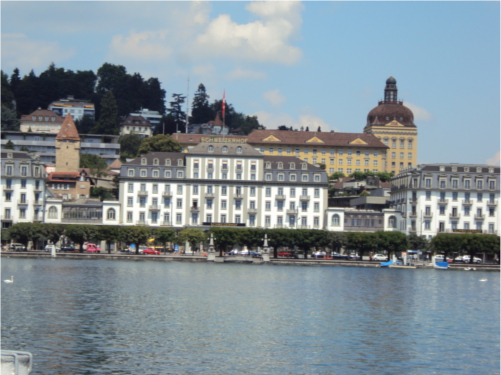
#> input picture Lab3/res/1.JPG, 501 x 375 px; its folder holds 3 pictures in this run
$ python main2.py
#> lines starting #> are read from the running program, lines starting #| are printed output that depends on the picture; after the words box and inside, x2 and y2 are one past the last pixel; in counts of white or black regions, pixels touching at a corner belong together
import numpy as np
import cv2 as cv
import glob
import matplotlib.pyplot as plt

image_files = glob.glob("./res/*")
image_files.sort()

if not image_files:
    print("Nema slika u folderu!")
    exit()


images = []
for img_path in image_files:
    img = cv.imread(img_path)
#> img is the input picture: shape (375, 501, 3); mean B, G, R 149.6, 143, 130.7
    cv.cvtColor(img, cv.COLOR_BGR2YUV)
    if img is None:
        print(f"Slika '{img_path}' nije uspešno učitana.")
    else:
        images.append(img)

if not images:
    print("Nema validnih slika za obradu.")
    exit()

plt.figure(figsize=(20, 10))
for i, img in enumerate(images):
    plt.subplot(1, len(images), i + 1)
    plt.imshow(img)
    plt.title(f"Slika {i + 1}")
    plt.axis('off')
#> this loop made 3 passes
plt.show()
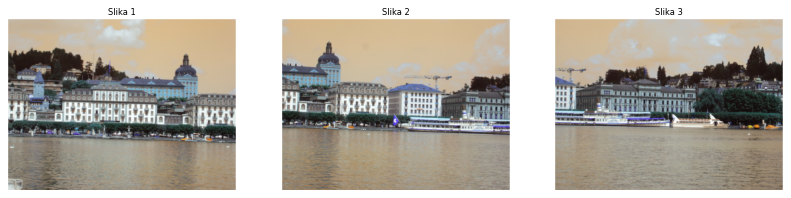
#> figure drawn by matplotlib, 3 panels; B, G, R data is drawn as R, G, B

def napraviPanoramu():
    img = NapraviPanoramuOdDveSlike(images[1], images[2])
    img = NapraviPanoramuOdDveSlike(images[0], img)
    return img

def NapraviPanoramuOdDveSlike(imgL, imgR):
    detector = cv.SIFT_create()

    kp1, des1 = detector.detectAndCompute(imgR, None)
    kp2, des2 = detector.detectAndCompute(imgL, None)

    FLANN_INDEX_KDTREE = 1
    index_params = dict(algorithm=FLANN_INDEX_KDTREE, trees=1)
    search_params = dict(checks=50)

    flann = cv.FlannBasedMatcher(index_params, search_params)
    matches = flann.knnMatch(des1, des2, k=2)

    good = []
    for m, n in matches:
        if m.distance < 0.7 * n.distance:
            good.append(m)

    if len(good) > 30:

        src_pts = np.float32([kp1[m.queryIdx].pt for m in good]).reshape(-1, 1, 2)
        dst_pts = np.float32([kp2[m.trainIdx].pt for m in good]).reshape(-1, 1, 2)

        M, mask = cv.findHomography(src_pts, dst_pts, cv.RANSAC, 5.0)
    else:
        print("Not enough matches are found - {}/{}".format(len(good), 30))
        return None

    prikaziSpojeneTacke(imgL, imgR, kp1, kp2, matches, good)


    width = imgL.shape[1] + imgR.shape[1]
    height = imgL.shape[0] + int(imgR.shape[0] / 2)
    outimg = cv.warpPerspective(imgR, M, (width, height))
    outimg[0:imgL.shape[0], 0:imgL.shape[1]] = imgL

    return outimg

def prikaziSpojeneTacke(imgL, imgR, kp1, kp2, matches, good_matches):
    match_img = cv.drawMatches(imgR, kp1, imgL, kp2, good_matches, None, flags=cv.DrawMatchesFlags_NOT_DRAW_SINGLE_POINTS)

    plt.figure(figsize=(15, 8))
    plt.imshow(match_img)
    plt.title("Spojene karakteristične tačke")
    plt.axis('off')
    plt.show()


plt.figure(figsize=(20, 10))
for i, img in enumerate(images):
    plt.subplot(1, len(images), i + 1)
    plt.imshow(img)
    plt.title(f"Slika {i + 1}")
    plt.axis('off')
plt.show()

panorama = napraviPanoramu()
#> in NapraviPanoramuOdDveSlike, `kp1, des1 = detector.detectAndCompute(imgR, None)`: kp1 = 1315 keypoints; strongest (x, y, size): (463, 151, 2.4), (261, 213, 5), (353, 228, 4.9), (457, 223, 3.1)
#> in NapraviPanoramuOdDveSlike, `kp2, des2 = detector.detectAndCompute(imgL, None)`: kp2 = 1298 keypoints; strongest (x, y, size): (388, 236, 4.5), (175, 231, 3.9), (31, 226, 2.7), (19, 228, 2.8)
#> in NapraviPanoramuOdDveSlike, `matches = flann.knnMatch(des1, des2, k=2)`: matches = 1315 matches
#> after the loop in NapraviPanoramuOdDveSlike, `for m, n in matches:`: good = 349 matches
#> in NapraviPanoramuOdDveSlike, `src_pts = np.float32([kp1[m.queryIdx].pt for m in good]).reshape(-1, 1..`: src_pts = 349 rows, first 8: [5.48, 169.5], [10.12, 151], [13.58, 186.2], [13.58, 186.2], [14.01, 164.4], [14.01, 164.4], [14.48, 157.1], [14.48, 157.1]
#> in NapraviPanoramuOdDveSlike, `dst_pts = np.float32([kp2[m.trainIdx].pt for m in good]).reshape(-1, 1..`: dst_pts = 349 rows, first 8: [284.9, 196.5], [290.1, 165.9], [318.4, 201.6], [318.4, 201.6], [319, 180], [319, 180], [310.9, 172.6], [319.5, 173]
#> in NapraviPanoramuOdDveSlike, `M, mask = cv.findHomography(src_pts, dst_pts, cv.RANSAC, 5.0)`: M = [[0.909, -0.00981, 306.4], [-0.0321, 0.979, 18.75], [-0.000185, -1.3e-05, 1]]; mask = 349 values, max 1 at index 2, min 0 at index 0, mean 0.877
#> in prikaziSpojeneTacke, `match_img = cv.drawMatches(imgR, kp1, imgL, kp2, good_matches, None, f..`:
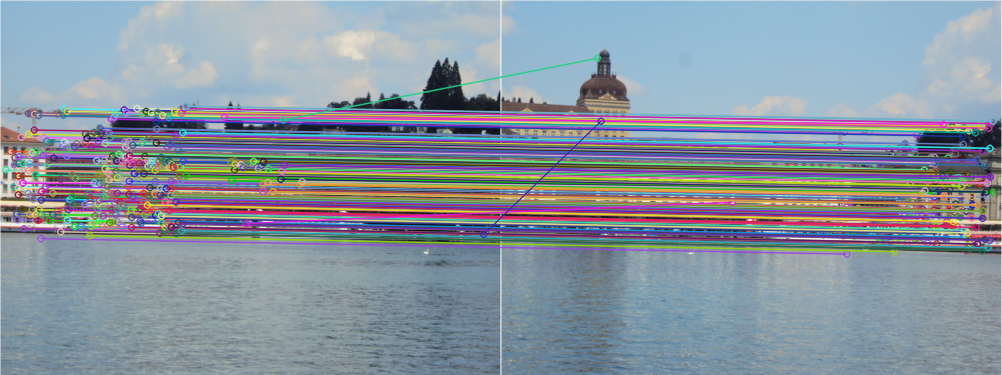
#> match_img: shape (375, 1002, 3); mean B, G, R 160.1, 148.7, 137.2
#> in NapraviPanoramuOdDveSlike, `outimg = cv.warpPerspective(imgR, M, (width, height))`:
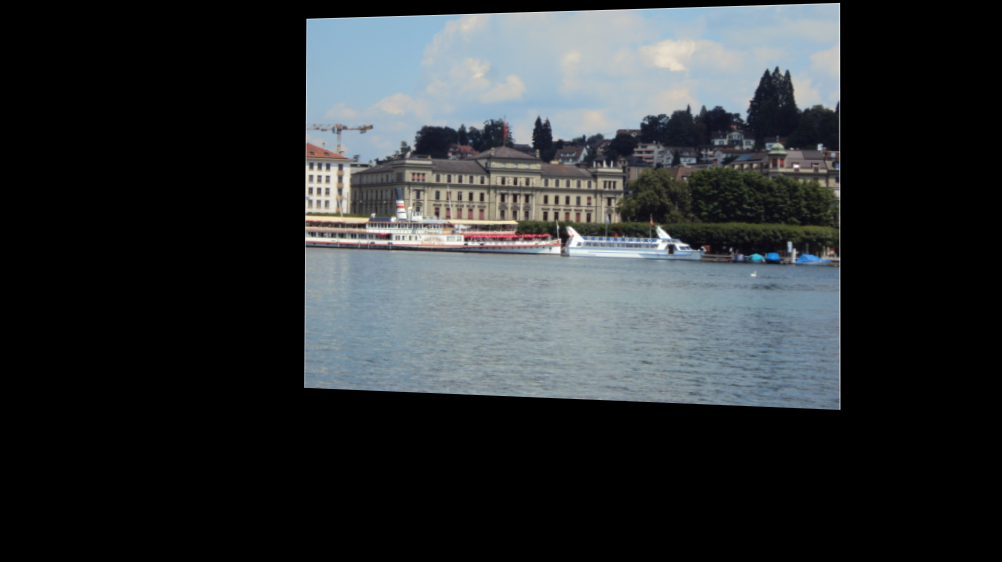
#> outimg: shape (562, 1002, 3); mean B, G, R 53.4, 51, 47.1
#> in NapraviPanoramuOdDveSlike, `outimg[0:imgL.shape[0], 0:imgL.shape[1]] = imgL`:
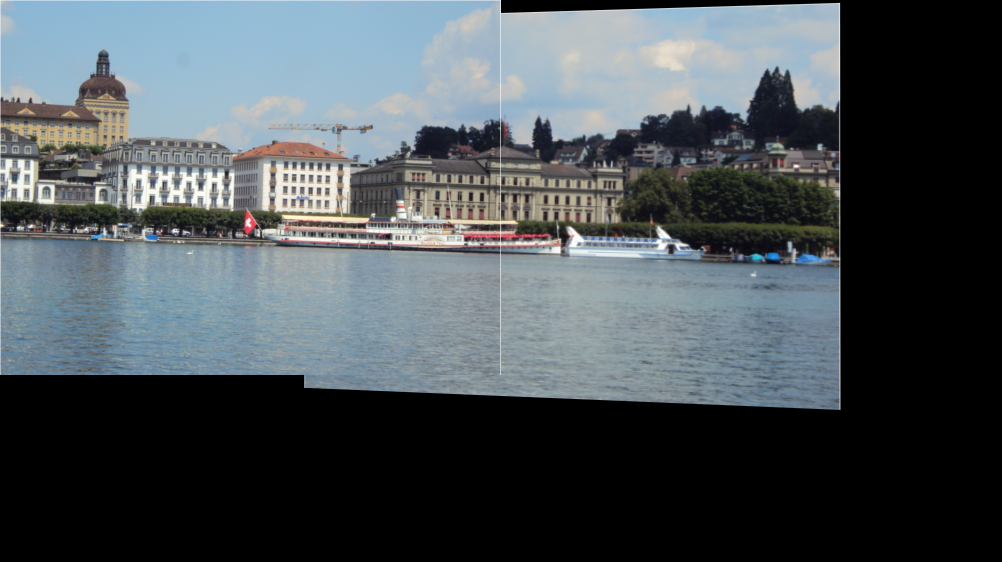
#> outimg: shape (562, 1002, 3); mean B, G, R 87.4, 82.9, 75.3
#> in NapraviPanoramuOdDveSlike (call 2), `kp1, des1 = detector.detectAndCompute(imgR, None)`: kp1 = 2231 keypoints; strongest (x, y, size): (388, 236, 4.5), (175, 231, 3.9), (31, 226, 2.7), (571, 231, 5.3)
#> in NapraviPanoramuOdDveSlike (call 2), `kp2, des2 = detector.detectAndCompute(imgL, None)`: kp2 = 1780 keypoints; strongest (x, y, size): (466, 257, 3.9), (318, 253, 2.8), (8, 195, 5.7), (195, 203, 3.4)
#> in NapraviPanoramuOdDveSlike (call 2), `matches = flann.knnMatch(des1, des2, k=2)`: matches = 2231 matches
#> after the loop in NapraviPanoramuOdDveSlike (call 2), `for m, n in matches:`: good = 382 matches
#> in NapraviPanoramuOdDveSlike (call 2), `src_pts = np.float32([kp1[m.queryIdx].pt for m in good]).reshape(-1, 1..`: src_pts = 382 rows, first 8: [7.36, 202.1], [8.72, 162.1], [9.83, 181], [10.64, 185.6], [12.33, 129.4], [13.14, 152.1], [13.44, 199.6], [14.23, 238.1]
#> in NapraviPanoramuOdDveSlike (call 2), `dst_pts = np.float32([kp2[m.trainIdx].pt for m in good]).reshape(-1, 1..`: dst_pts = 382 rows, first 8: [297.6, 229.7], [161.2, 186.1], [299.9, 208.9], [300.6, 213.2], [301.7, 158], [153.2, 175.9], [303.5, 227.2], [304.2, 265]
#> in NapraviPanoramuOdDveSlike (call 2), `M, mask = cv.findHomography(src_pts, dst_pts, cv.RANSAC, 5.0)`: M = [[0.914, 0.00284, 288.6], [-0.047, 0.975, 31.56], [-0.000174, -2.13e-05, 1]]; mask = 382 values, max 1 at index 0, min 0 at index 1, mean 0.877
#> in prikaziSpojeneTacke (call 2), `match_img = cv.drawMatches(imgR, kp1, imgL, kp2, good_matches, None, f..`:
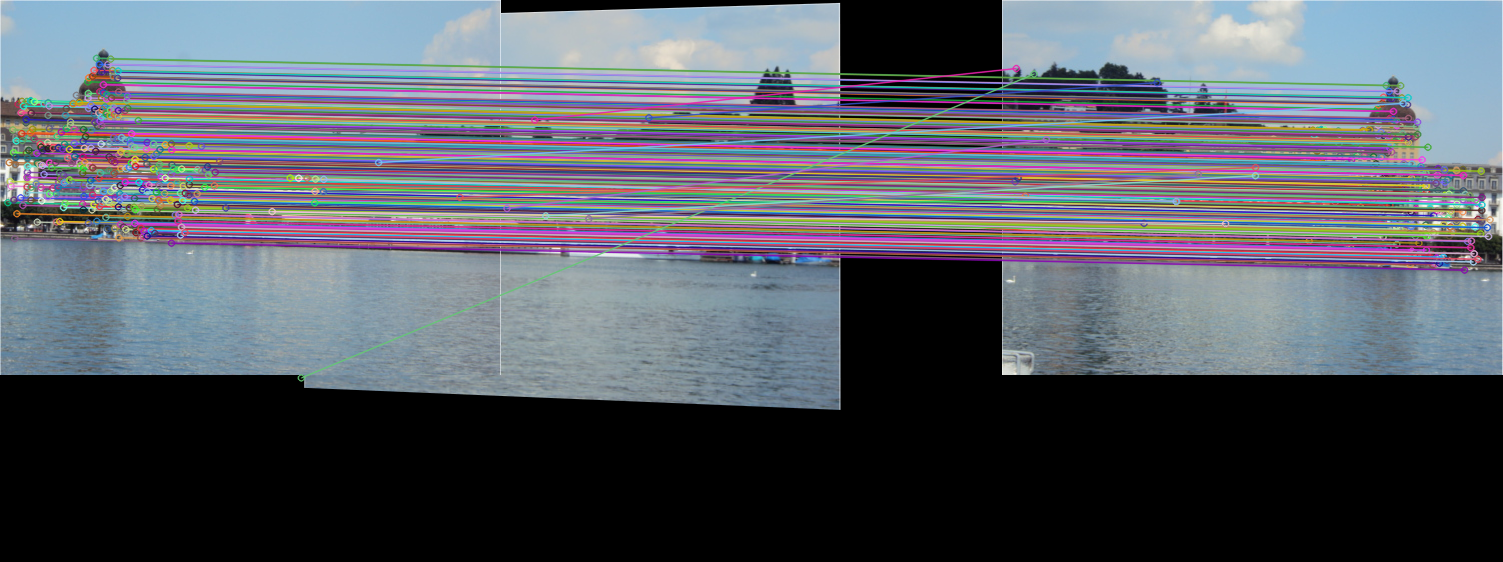
#> match_img: shape (562, 1503, 3); mean B, G, R 99.2, 90.7, 86.5
#> in NapraviPanoramuOdDveSlike (call 2), `outimg = cv.warpPerspective(imgR, M, (width, height))`:
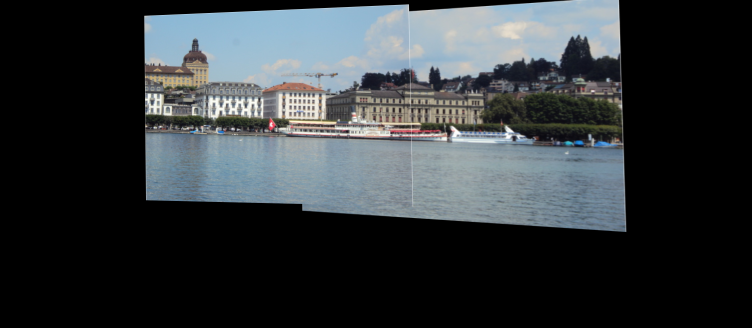
#> outimg: shape (656, 1503, 3) (shown at 1/2 size); mean B, G, R 60, 56.9, 51.8
#> in NapraviPanoramuOdDveSlike (call 2), `outimg[0:imgL.shape[0], 0:imgL.shape[1]] = imgL`:
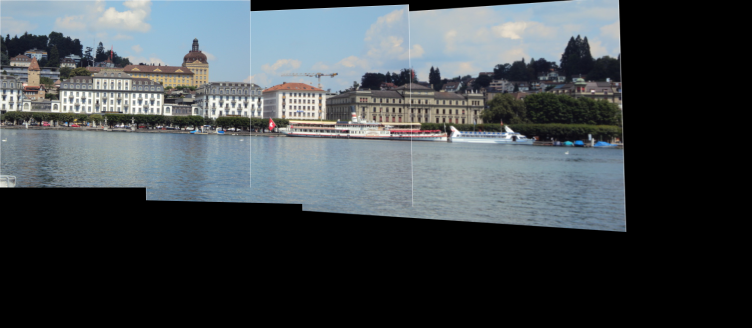
#> outimg: shape (656, 1503, 3) (shown at 1/2 size); 19.03% of pixels changed, all inside (x1, y1, x2, y2) = (0, 0, 501, 375)

if panorama is not None:
    plt.figure(figsize=(15, 8))
    plt.imshow(cv.cvtColor(panorama, cv.COLOR_BGR2RGB))
    plt.title("Panorama")
    plt.axis('off')
    plt.show()

    cv.imwrite("output.jpg", panorama)
else:
    print("Panorama nije uspešno napravljena.")
